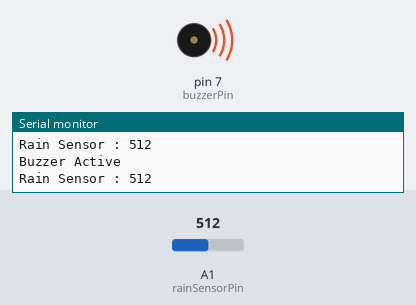
Bench run of a sketch on a simulated Arduino Uno, built with avr-gcc and run on an emulated ATmega328P. Shown: buzzer (waves = sounding, pin HIGH), the last lines printed to the serial monitor. Inputs (shaded band) come from the test bench; at power-on: A1 (rainSensorPin) = 512.

Above: at 1.2 s.
1.3 s: A1 (rainSensorPin) set to 689
4.3 s: A1 (rainSensorPin) set to 709
At 5.5 s:
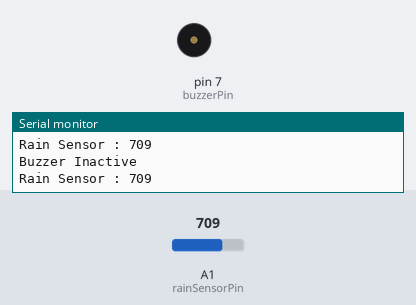
5.9 s: A1 (rainSensorPin) set to 0
At 6.3 s:
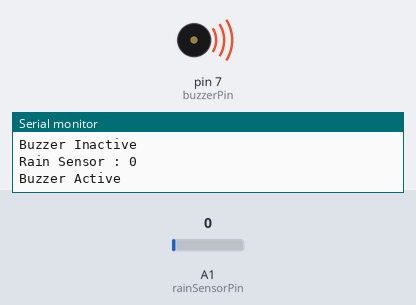
7.4 s: A1 (rainSensorPin) set to 710
At 9.0 s:
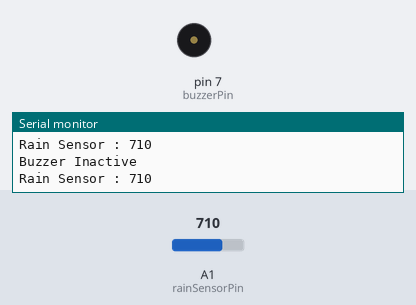
Timing chart, 0 to 10.0 s (numbered marks = the images above; inputs shaded):
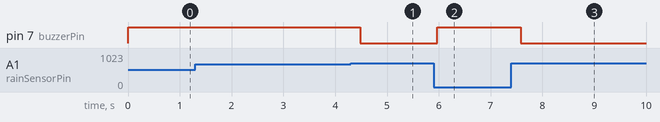

The sketch:

sensor-hujan.ino
```cpp
#define rainSensorPin A1
#define buzzerPin 7

void setup() {
    Serial.begin(2400);
    pinMode(buzzerPin, OUTPUT);
}

void loop() {
    int rainSensor = analogRead(rainSensorPin);
    Serial.print("Rain Sensor : ");
    Serial.println(rainSensor);

    if (rainSensor < 700) {
        digitalWrite(buzzerPin, HIGH);
        Serial.println("Buzzer Active");
    } else {
        digitalWrite(buzzerPin, LOW);
        Serial.println("Buzzer Inactive");
    }
}
```

Measured:
- the behaviour switches between 699 and 700 on A1 (rainSensorPin) (found by bisection; images 0 and 1)
- after the input at 4.3 s, pin 7 (buzzerPin): HIGH → LOW after 0.18 s
- after the input at 5.9 s, pin 7 (buzzerPin): LOW → HIGH after 0.07 s
- after the input at 7.4 s, pin 7 (buzzerPin): HIGH → LOW after 0.18 s
